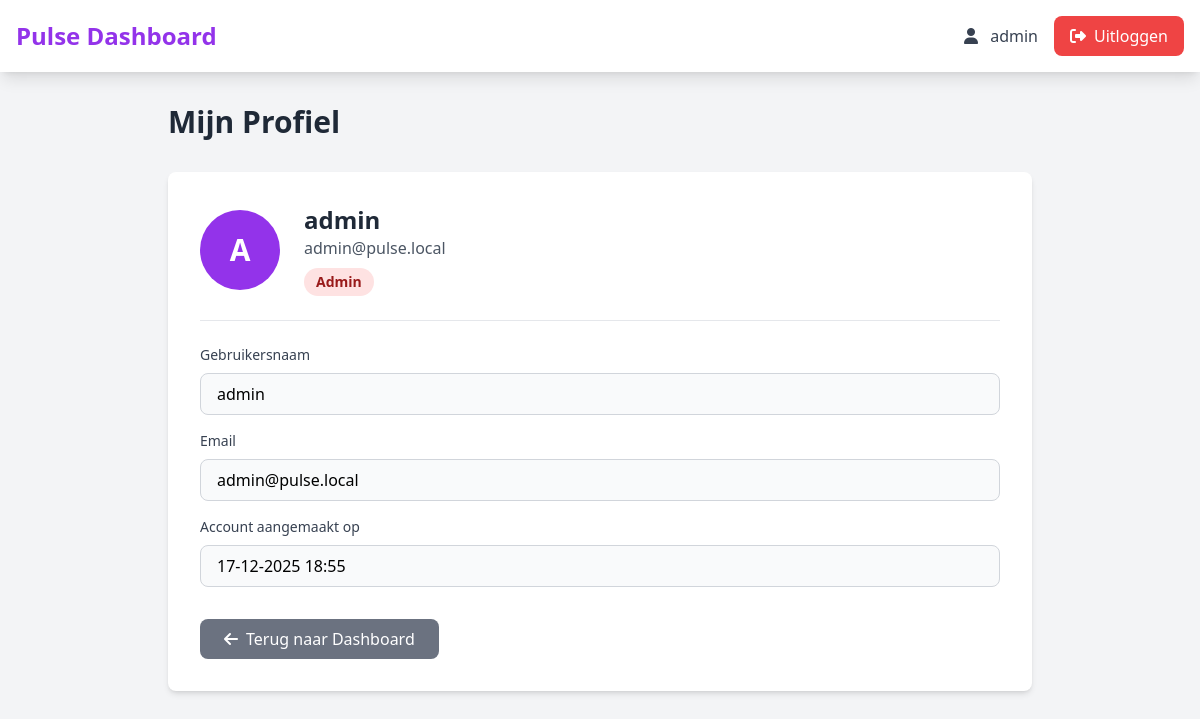
Screenshot of /profile (signed in) with the database file from the repository.
### tables this page shows
CREATE TABLE IF NOT EXISTS users (
    id INT AUTO_INCREMENT PRIMARY KEY,
    username VARCHAR(50) UNIQUE NOT NULL,
    email VARCHAR(100) UNIQUE NOT NULL,
    password VARCHAR(255) NOT NULL,
    role ENUM('admin', 'user') DEFAULT 'user',
    created_at TIMESTAMP DEFAULT CURRENT_TIMESTAMP,
    updated_at TIMESTAMP DEFAULT CURRENT_TIMESTAMP ON UPDATE CURRENT_TIMESTAMP
);

### src/Controllers/DashboardController.php (called while the page is built, shortened)
<?php
class DashboardController
{
    public function profile(): void
    {
        $user = Auth::user();
        require __DIR__ . '/../Views/dashboard/profile.php';
    }
}

### index.php (called while the page is built, shortened)
<?php
$router = new Router();
$router->dispatch();

### src/Core/Auth.php (called while the page is built, shortened)
<?php
class Auth
{
    public static function check(): bool
    {
        return isset($_SESSION['user_id']);
    }
    public static function user(): ?array
    {
        $db = Database::getInstance();
        $stmt = $db->query(
            'SELECT id, username, email, role, created_at FROM users WHERE id = ?',
            [$_SESSION['user_id']]
        );
        return $stmt->fetch() ?: null;
    }
}

### src/Core/Database.php (called while the page is built, shortened)
<?php
class Database
{
    private static ?Database $instance = null;
    private PDO $connection;
    private function __construct()
    {
        $config = require __DIR__ . '/../../config/database.php';
        try {
            $dsn = sprintf(
                'mysql:host=%s;dbname=%s;charset=%s',
                $config['host'],
                $config['database'],
                $config['charset']
            );
            $this->connection = new PDO(
                $dsn,
                $config['username'],
                $config['password'],
                $config['options']
            );
        } catch (PDOException $e) {
            die('Database connection failed: ' . $e->getMessage());
        }
    }
    public static function getInstance(): Database
    {
        if (self::$instance === null) {
            self::$instance = new self();
        }
        return self::$instance;
    }
    public function query(string $sql, array $params = []): \PDOStatement
    {
        $stmt = $this->connection->prepare($sql);
        $stmt->execute($params);
        return $stmt;
    }
}

### config/database.php (called while the page is built)
<?php
return [
    'host' => getenv('DB_HOST') ?: 'localhost',
    'database' => getenv('DB_NAME') ?: 'pulse_dash',
    'username' => getenv('DB_USER') ?: 'root',
    'password' => getenv('DB_PASS') ?: '',
    'charset' => 'utf8mb4',
    'options' => [
        PDO::ATTR_ERRMODE => PDO::ERRMODE_EXCEPTION,
        PDO::ATTR_DEFAULT_FETCH_MODE => PDO::FETCH_ASSOC,
        PDO::ATTR_EMULATE_PREPARES => false,
    ]
];

### src/Views/dashboard/profile.php (the view, shortened to what this page needs)
<!DOCTYPE html>
<html lang="nl">
<head>
    <script src="https://cdn.tailwindcss.com"></script>
    <link rel="stylesheet" href="https://cdnjs.cloudflare.com/ajax/libs/font-awesome/6.4.0/css/all.min.css">
</head>
<body class="bg-gray-100">
    <nav class="bg-white shadow-lg">
        <div class="max-w-7xl mx-auto px-4">
            <div class="flex justify-between items-center py-4">
                <div class="flex items-center space-x-4">
                    <a href="/" class="text-2xl font-bold text-purple-600">Pulse Dashboard</a>
                </div>
                <div class="flex items-center space-x-4">
                    <span class="text-gray-700">
                        <i class="fas fa-user mr-2"></i>
                        <?= htmlspecialchars($user['username']) ?>
                    </span>
                    <a href="/logout" class="bg-red-500 hover:bg-red-600 text-white px-4 py-2 rounded-lg">
                        <i class="fas fa-sign-out-alt mr-2"></i>Uitloggen
                    </a>
                </div>
            </div>
        </div>
    </nav>
    <div class="max-w-4xl mx-auto px-4 py-8">
        <h2 class="text-3xl font-bold text-gray-800 mb-8">Mijn Profiel</h2>
        <div class="bg-white rounded-lg shadow-md p-8">
            <div class="flex items-center mb-6 pb-6 border-b">
                <div class="w-20 h-20 bg-purple-600 rounded-full flex items-center justify-center text-white text-3xl font-bold">
                    <?= strtoupper(substr($user['username'], 0, 1)) ?>
                </div>
                <div class="ml-6">
                    <h3 class="text-2xl font-bold text-gray-800"><?= htmlspecialchars($user['username']) ?></h3>
                    <p class="text-gray-600"><?= htmlspecialchars($user['email']) ?></p>
                    <span class="inline-block mt-2 px-3 py-1 bg-<?= $user['role'] === 'admin' ? 'red' : 'blue' ?>-100 text-<?= $user['role'] === 'admin' ? 'red' : 'blue' ?>-800 rounded-full text-sm font-semibold">
                        <?= ucfirst($user['role']) ?>
                    </span>
                </div>
            </div>
            <div class="space-y-4">
                <div>
                    <label class="block text-sm font-medium text-gray-700 mb-2">Gebruikersnaam</label>
                    <input type="text" value="<?= htmlspecialchars($user['username']) ?>" disabled
                           class="w-full px-4 py-2 border border-gray-300 rounded-lg bg-gray-50">
                </div>
                <div>
                    <label class="block text-sm font-medium text-gray-700 mb-2">Email</label>
                    <input type="email" value="<?= htmlspecialchars($user['email']) ?>" disabled
                           class="w-full px-4 py-2 border border-gray-300 rounded-lg bg-gray-50">
                </div>
                <div>
                    <label class="block text-sm font-medium text-gray-700 mb-2">Account aangemaakt op</label>
                    <input type="text" value="<?= date('d-m-Y H:i', strtotime($user['created_at'])) ?>" disabled
                           class="w-full px-4 py-2 border border-gray-300 rounded-lg bg-gray-50">
                </div>
            </div>
            <div class="mt-8 flex space-x-4">
                <a href="/" class="bg-gray-500 hover:bg-gray-600 text-white px-6 py-2 rounded-lg">
                    <i class="fas fa-arrow-left mr-2"></i>Terug naar Dashboard
                </a>
            </div>
        </div>
    </div>
</body>
</html>

### src/Core/Router.php (shortened to what this page needs)
<?php
class Router
{
    private array $routes = [];
    private function addRoute(string $method, string $path, callable|array $handler): void
    {
        $this->routes[] = [
            'method' => $method,
            'path' => $path,
            'handler' => $handler
        ];
    }
    public function dispatch(): void
    {
        $requestMethod = $_SERVER['REQUEST_METHOD'];
        $requestUri = parse_url($_SERVER['REQUEST_URI'], PHP_URL_PATH);
        foreach ($this->routes as $route) {
            if ($route['method'] === $requestMethod && $this->matchPath($route['path'], $requestUri, $params)) {
                $this->executeHandler($route['handler'], $params);
                return;
            }
        }
    }
    private function matchPath(string $routePath, string $requestUri, &$params = []): bool
    {
        $pattern = preg_replace('/\{([^}]+)\}/', '(?P<$1>[^/]+)', $routePath);
        $pattern = '#^' . $pattern . '$#';
        if (preg_match($pattern, $requestUri, $matches)) {
            return true;
        }
        return false;
    }
    private function executeHandler(callable|array $handler, array $params): void
    {
        if (is_array($handler)) {
            [$controller, $method] = $handler;
            $controllerInstance = new $controller();
            call_user_func_array([$controllerInstance, $method], $params);
        } else {
            call_user_func_array($handler, $params);
        }
    }
}

### rows the page displays
users: username "admin", username "A", email "admin@pulse.local", role "Admin", created_at "17-12-2025 18:55"
